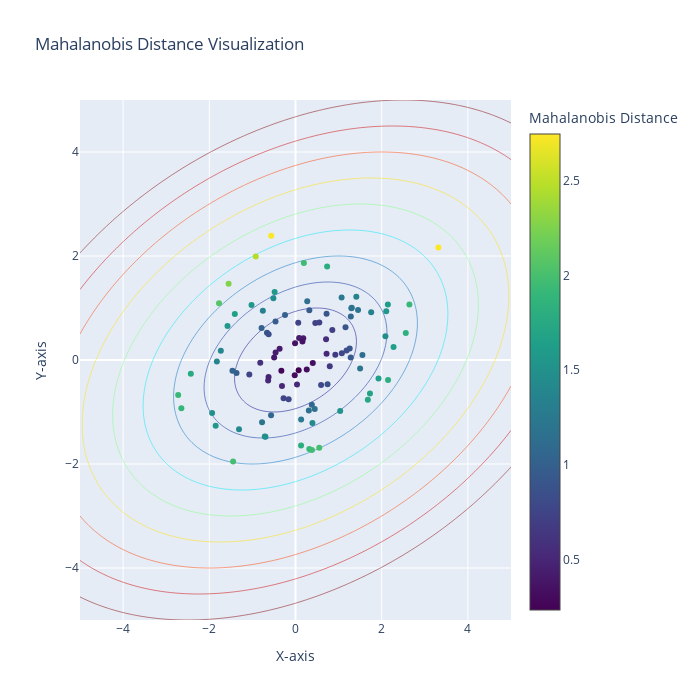

Notebook cell for this chart:
### Code cell
# Plotting with Plotly
fig = go.Figure()

# Add points
fig.add_trace(
    go.Scatter(
        x=data[:, 0],
        y=data[:, 1],
        mode="markers",
        marker=dict(
            color=distances,
            colorscale="Viridis",
            colorbar=dict(title="Mahalanobis Distance"),
        ),
        name="Data Points",
    )
)

# Add contour for Mahalanobis distance boundary
fig.add_trace(
    go.Contour(
        x=x_range,
        y=y_range,
        z=Z,
        contours=dict(start=1, end=5, size=0.5, coloring="lines"),
        line_smoothing=0.85,
        colorscale="Jet",
        showscale=False,
        name="Distance Boundary",
    )
)

# Update layout
fig.update_layout(
    title="Mahalanobis Distance Visualization",
    xaxis_title="X-axis",
    yaxis_title="Y-axis",
    showlegend=False,
    width=700,
    height=700,
)

# Show plot
fig.show()
